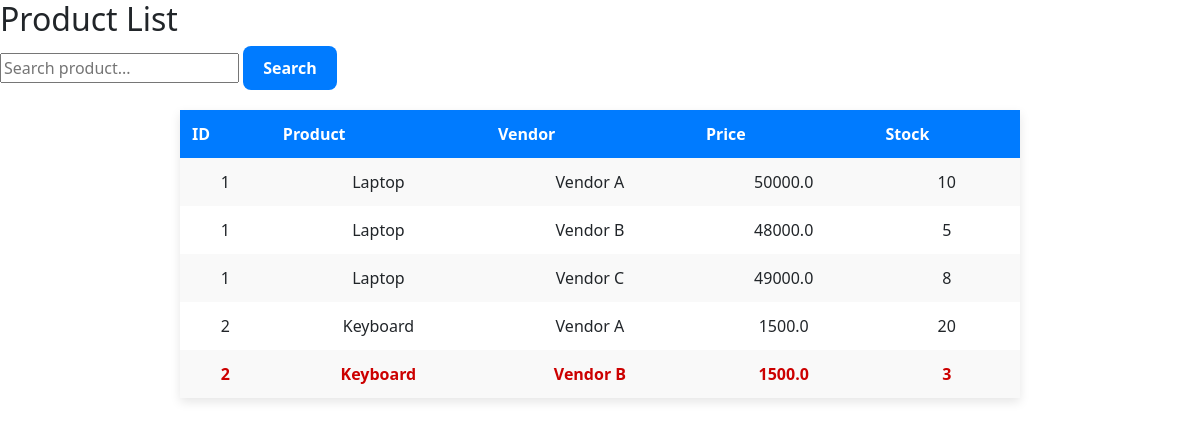
Screenshot of /products/ with the database file from the repository.
### inventory/models.py (models this page shows)
class Inventory(models.Model):
    product = models.ForeignKey(Product, on_delete=models.CASCADE)
    vendor = models.ForeignKey(Vendor, on_delete=models.CASCADE)
    price = models.FloatField()
    stock = models.IntegerField()

class Product(models.Model):
    product_name = models.CharField(max_length=100)

class Vendor(models.Model):
    name = models.CharField(max_length=100)

### inventory/views.py (the view)
# urls.py: path('products/', product_page),          # Products UI
def product_page(request):
    name = request.GET.get('name')
    data = Inventory.objects.select_related('product', 'vendor').order_by('id')
    if name:
        data = data.filter(product__product_name__icontains=name)
    return render(request, "inventory/products.html", {"data": data})

### inventory/templates/inventory/products.html (shortened to what this page needs)
{% load static %}
<!doctype html>
<html>
  <head>
    <link rel="stylesheet" href="{% static 'css/style.css' %}">
    <link href="https://cdn.jsdelivr.net/npm/bootstrap@5.3.0/dist/css/bootstrap.min.css" rel="stylesheet">
  </head>
  <body>
    <h2>Product List</h2>
    <form method="get" style="margin-bottom: 15px;">
      <input type="text" name="name" placeholder="Search product...">
      <button class="btn-custom">Search</button>
    </form>
    <table>
      <tr>
        <th>ID</th>
        <th>Product</th>
        <th>Vendor</th>
        <th>Price</th>
        <th>Stock</th>
      </tr>
      {% for item in data %}
      <tr class="{% if item.stock < 5 %}low-stock{% endif %}">
        <td>{{ item.product.id }}</td>
        <td>{{ item.product.product_name }}</td>
        <td>{{ item.vendor.name }}</td>
        <td>{{ item.price }}</td>
        <td>{{ item.stock }}</td>
      </tr>
      {% endfor %}
    </table>
  </body>
</html>

### inventory/static/css/style.css (style rules this page uses)
body { font-family: Arial; margin: 20px; }
table { border-collapse: collapse; width: 70%; margin: 20px auto; box-shadow: 0 4px 10px rgba(0,0,0,0.1); }
th, td { padding: 12px; border: 1px solid #ddd; text-align: center; }
th { background-color: #007bff; color: white; }
tr:nth-child(even) { background-color: #f9f9f9; }
.low-stock { background-color: #ffe6e6; }
.low-stock td { color: #cc0000; font-weight: bold; }
.btn-custom { padding: 10px 20px; background-color: #007bff; color: white; border: none; border-radius: 8px; font-weight: bold; cursor: pointer; transition: 0.3s ease; }

### rows the page displays
Inventory: product.id "1", product.product_name "Laptop", vendor.name "Vendor A", price "50000.0", stock "10"
Inventory: product.id "1", product.product_name "Laptop", vendor.name "Vendor B", price "48000.0", stock "5"
Inventory: product.id "1", product.product_name "Laptop", vendor.name "Vendor C", price "49000.0", stock "8"
Inventory: product.id "2", product.product_name "Keyboard", vendor.name "Vendor A", price "1500.0", stock "20"
Inventory: product.id "2", product.product_name "Keyboard", vendor.name "Vendor B", price "1500.0", stock "3"
